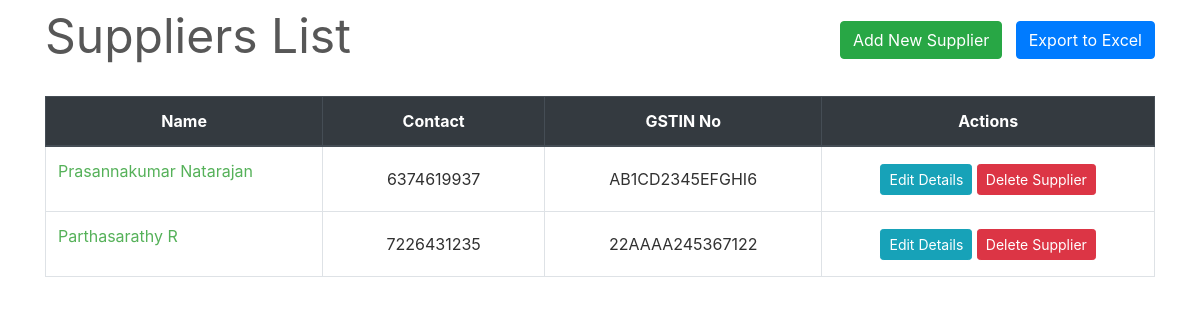
Page /transactions/suppliers/ on the committed database.
### transactions/models.py (models this page shows, shortened)
class Supplier(models.Model):
    id = models.AutoField(primary_key=True)
    name = models.CharField(max_length=150)
    phone = models.CharField(max_length=12, unique=True)
    address = models.CharField(max_length=200)
    email = models.EmailField(max_length=254, unique=True)
    gstin = models.CharField(max_length=15, unique=True)
    is_deleted = models.BooleanField(default=False)

### transactions/views.py (the view)
# urls.py: path('suppliers/', views.SupplierListView.as_view(), name='suppliers-list'),
class SupplierListView(ListView):
    model = Supplier
    template_name = "suppliers/suppliers_list.html"
    queryset = Supplier.objects.filter(is_deleted=False)
    paginate_by = 10

### transactions/templates/suppliers/suppliers_list.html (shortened to what this page needs)
{% extends "base.html" %}
{% load widget_tweaks %}
{% block content %}
    <div class="row" style="color: #575757; font-style: bold; font-size: 3rem;">
        <div class="col-md-8">Suppliers List</div>
        <div class="col-md-4">
            <div style="float:right;">
                 <a class="btn btn-success" href="{% url 'new-supplier' %}">Add New Supplier</a>
                 <button class="btn btn-primary" onclick="exportToExcel()">Export to Excel</button>
            </div>
        </div>
    </div>
    <br>
    <table class="table table-css table-hover table-bordered">
        <thead class="thead-dark align-middle">
            <tr>
                <th width="25%">Name</th>
                <th width="20%">Contact</th>
                <th width="25%">GSTIN No</th>
                <th width="30%">Actions</th>
            </tr>
        </thead>
{% if object_list %}
        <tbody>
            {% for supplier in object_list %}
            <tr>
                <td>
                    <p> <a href="{% url 'supplier' supplier.name %}">{{ supplier.name }}</a> </p>
                </td>
                <td class="align-middle"> {{ supplier.phone }} </td>
                <td class="align-middle"> {{ supplier.gstin }} </td>
                <td class="align-middle">
                    <div class="align-middle">
                        <a href="{% url 'edit-supplier' supplier.pk %}" class="btn btn-info btn-sm">Edit Details</a>
                        <a href="{% url 'delete-supplier' supplier.pk %}" class="btn btn-danger btn-sm">Delete Supplier</a>
                    </div>
                </td>
            </tr>
            {% endfor %}
        </tbody>
    </table>
{% else %}
        <tbody></tbody>
    </table>
    <br><br><br><br><br><br><br><br>
    <div style="color: #575757; font-style: bold; font-size: 1.5rem; text-align: center;">The records are empty. Please try adding some.</div>
{% endif %}
{% endblock content %}

### homepage/static/css/main.css (style rules this page uses)
body, html { height: 100%; }
p { color: rgb(49, 49, 49); }
a { color: #55b159; }
.table-css { color: #313131; }
.align-middle { text-align: center; }

### rows in the picture
Supplier: name "Prasannakumar Natarajan", phone "6374619937", gstin "AB1CD2345EFGHI6"
Supplier: name "Parthasarathy R", phone "7226431235", gstin "22AAAA245367122"
